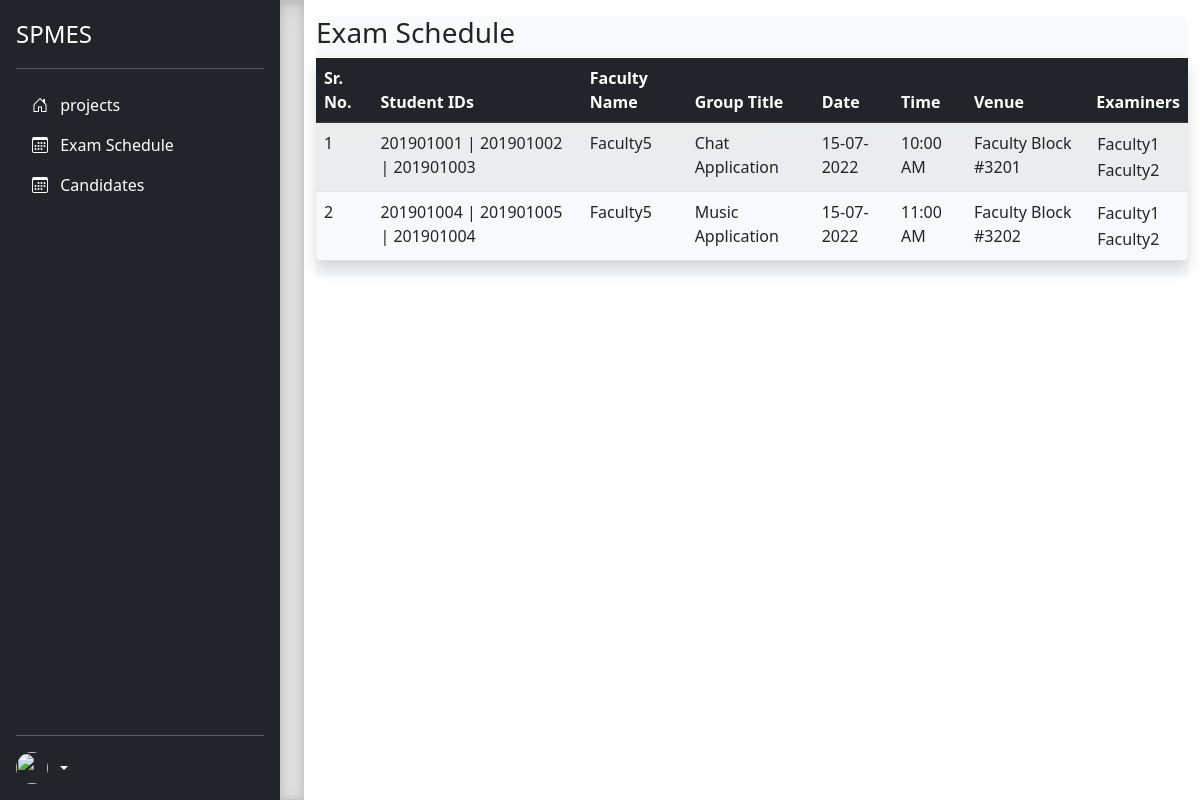
/faculty/exam/schedule/1/, run on the app's committed database.
### accounts/models.py (models this page shows, shortened)
class grp(models.Model):
    sub_project_id = models.ForeignKey(sub_project,on_delete=models.CASCADE)
    student_id = models.CharField(max_length=100)
    group_title = models.CharField(max_length=250)

class sub_project(models.Model):
    parent_project = models.ForeignKey(project,on_delete=models.CASCADE)
    related_faculty = models.ForeignKey(faculty,on_delete=models.CASCADE)
    registred_student = models.ManyToManyField(student,related_name='registred_project',blank=True)
    sub_project_area = models.CharField(max_length=200)
    sub_project_topic = models.CharField(max_length=200)
    sub_project_pdf = models.FileField(upload_to='sub_project/',blank=True)
    max_cap = models.IntegerField()

class faculty(models.Model):
    user = models.OneToOneField(user,on_delete=models.CASCADE,primary_key=True)
    name = models.CharField(max_length=100)
    is_exminer = models.BooleanField(default=False)
    is_program_cordinator = models.BooleanField(default=False)
    def __str__(self):
        return self.name

class schedule(models.Model):
    group_id = models.OneToOneField(grp,on_delete=models.CASCADE)
    committee_id = models.ForeignKey(committee,on_delete=models.CASCADE)
    date = models.CharField(max_length=100)
    venue = models.CharField(max_length=250)
    time = models.CharField(max_length=100)

### accounts/faculty/faculty_view.py (the view)
# urls.py: path("faculty/exam/schedule/<int:p_id>/",faculty_view.exam_schedule,name="exam_schedule"),
def exam_schedule(request, p_id):
     proj = project.objects.get(id = p_id)
     sub_proj = sub_project.objects.filter(parent_project = proj)
     lists = []
     for sub_obj in sub_proj:
          lists += list(sub_obj.grp_set.all())
     return render(request, 'faculty/exam_schedule.html',{'groups':lists, 'p_id':p_id})

### templates/faculty/exam_schedule.html (shortened to what this page needs)
<!DOCTYPE html>
<html lang="en">
<head>
    <link href="https://getbootstrap.com/docs/5.2/dist/css/bootstrap.min.css" rel="stylesheet"
>
</head>
<body>
    <main class="d-flex flex-nowrap">
        <div class="d-flex flex-column flex-shrink-0 p-3 text-white bg-dark" style="width: 280px;">
            <a href="{% url 'faculty' %}" class="d-flex align-items-center mb-3 mb-md-0 me-md-auto text-white text-decoration-none">
                <span class="fs-4">SPMES</span>
            </a>
            <hr>
            <ul class="nav nav-pills flex-column mb-auto">
               <li class="nav-item">
                    <a href="{% url 'faculty_project' p_id%}" class="nav-link text-white" aria-current="page">
                        <svg class="bi pe-none me-2" width="16" height="16">
                            <use xlink:href="#home" />
                        </svg>
                        projects
                    </a>
                </li>
               <li class="nav-item">
                    <a href="{% url 'exam_schedule' p_id%}" class="nav-link text-white" aria-current="page">
                        <svg class="bi pe-none me-2" width="16" height="16">
                            <use xlink:href="#calendar3" />
                        </svg>
                        Exam Schedule
                    </a>
                </li>
               <li class="nav-item">
                    <a href="{% url 'exam' p_id%}" class="nav-link text-white" aria-current="page">
                        <svg class="bi pe-none me-2" width="16" height="16">
                            <use xlink:href="#calendar3" />
                        </svg>
                        Candidates
                    </a>
                </li>
            </ul>
            <hr>
            <div class="dropdown">
              <a href="#" class="d-flex align-items-center text-white text-decoration-none dropdown-toggle" id="dropdownUser1" data-bs-toggle="dropdown" aria-expanded="false">
                  <img src="https://github.com/mdo.png" alt="" width="32" height="32" class="rounded-circle me-2">
              </a>
          </div>
        </div>
        <div class="b-example-divider b-example-vr"></div>
        <div class="container d-flex flex-column">
            <div class="my-5 bg-light bg-gradient mt-3 rounded">
                <h3 class="mb-2"> Exam Schedule </h3>
                <table class="table table-hover table-striped shadow rounded">
                    <thead class="thead-dark">
                        <tr class="table-dark">
                            <th scope="col">Sr. No.</th>
                            <th scope="col">Student IDs</th>
                            <th scope="col">Faculty Name</th>
                            <th scope="col">Group Title</th>
                            <th scope="col">Date</th>
                            <th scope="col">Time</th>
                            <th scope="col">Venue</th>
                            <th scope="col">Examiners</th>
                        </tr>
                    </thead>
                    <tbody>
                        {% for group in groups %}
                        <tr>
                            <td> {{ forloop.counter }} </td>
                            <td> {{ group.student_id }} </td>
                            <td> {{ group.sub_project_id.related_faculty }} </td>
                            <td> {{ group.group_title }} </td>
                            <td> {{ group.schedule.date }} </td>
                            <td> {{ group.schedule.time }} </td>
                            <td> {{ group.schedule.venue }} </td>
                            <td>
                                <table>
                                    {% for name in group.schedule.committee_id.assigned_faculty.all %}
                                    <tr>
                                        <td>{{name}}</td>
                                    </tr>
                                    {% endfor %}
                                </table>
                            </td>
                        </tr>
                        {% endfor %}
                    </tbody>
                </table>
            </div>
        </div>
    </main>
</body>
</html>

### templates/faculty/exam_schedule.html (style rules this page uses)
.b-example-divider { height: 3rem; background-color: rgba(0, 0, 0, .1); border: solid rgba(0, 0, 0, .15); border-width: 1px 0; box-shadow: inset 0 .5em 1.5em rgba(0, 0, 0, .1), inset 0 .125em .5em rgba(0, 0, 0, .15); }
.b-example-vr { flex-shrink: 0; width: 1.5rem; height: 100vh; }
.bi { vertical-align: -.125em; fill: currentColor; }

### data on the page
grp: student_id "201901001 | 201901002 | 201901003", sub_project_id.related_faculty "Faculty5", group_title "Chat Application", schedule "15-07-2022", schedule.time "10:00 AM", schedule.venue "Faculty Block #3201"
faculty: name "Faculty1"
faculty: name "Faculty2"
grp: student_id "201901004 | 201901005 | 201901004", sub_project_id.related_faculty "Faculty5", group_title "Music Application", schedule "15-07-2022", schedule.time "11:00 AM", schedule.venue "Faculty Block #3202"
